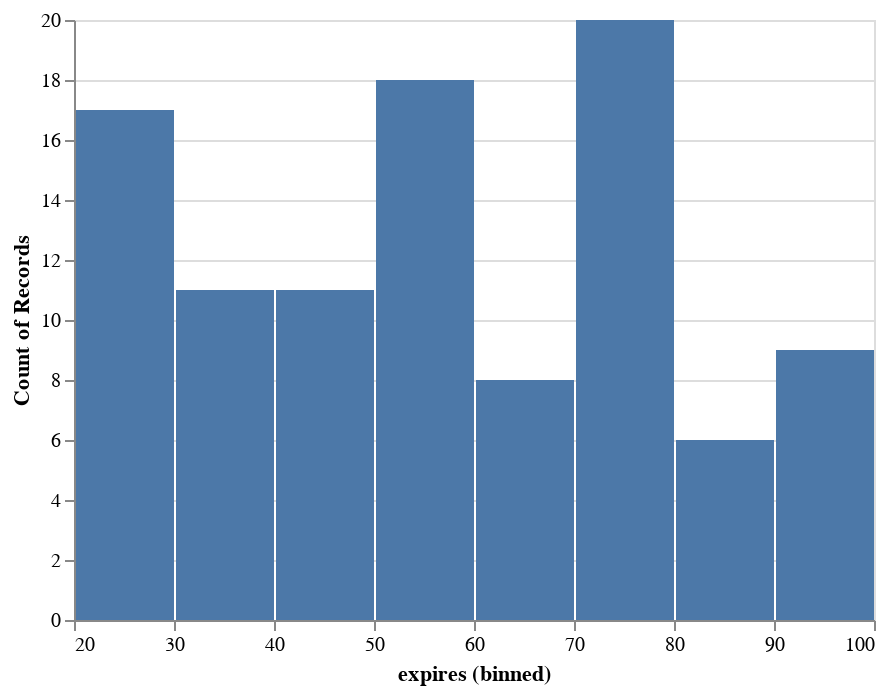

The notebook cell saved with this chart:
### Code cell
# let's plot the distribution of expirations
alt.Chart(robots).mark_bar().encode(
    alt.X("expires:Q", bin=True),
    y='count()',
)

### Figure 1 — Vega-Lite specification as saved in the notebook (floating-point values rounded to 4 significant figures; data arrays with more than 128 entries replaced by an {"elided": "..."} marker saying what was removed)
{"config": {"view": {"continuousWidth": 400, "continuousHeight": 300}}, "data": {"name": "data-def08764a76e8b2accafb5b3f5318f1e"}, "mark": "bar", "encoding": {"x": {"type": "quantitative", "bin": true, "field": "expires"}, "y": {"type": "quantitative", "aggregate": "count"}}, "$schema": "https://vega.github.io/schema/vega-lite/v4.8.1.json", "datasets": {"data-def08764a76e8b2accafb5b3f5318f1e": {"elided": "148 records"}}}
